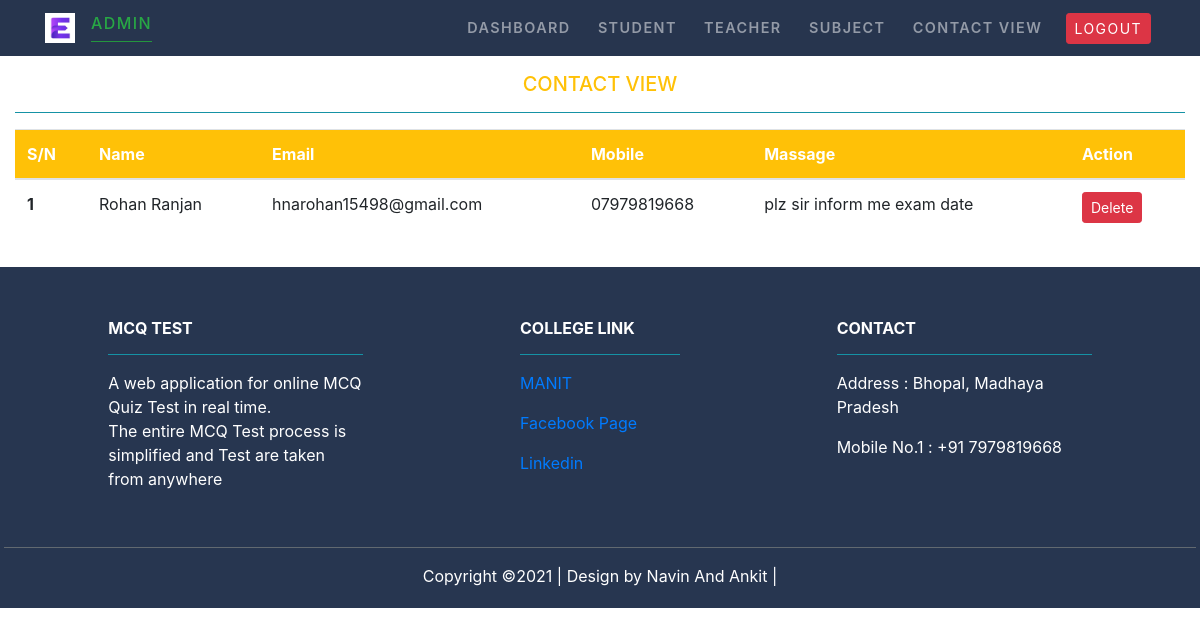
Before: /Admindcontact/ with the older database file.
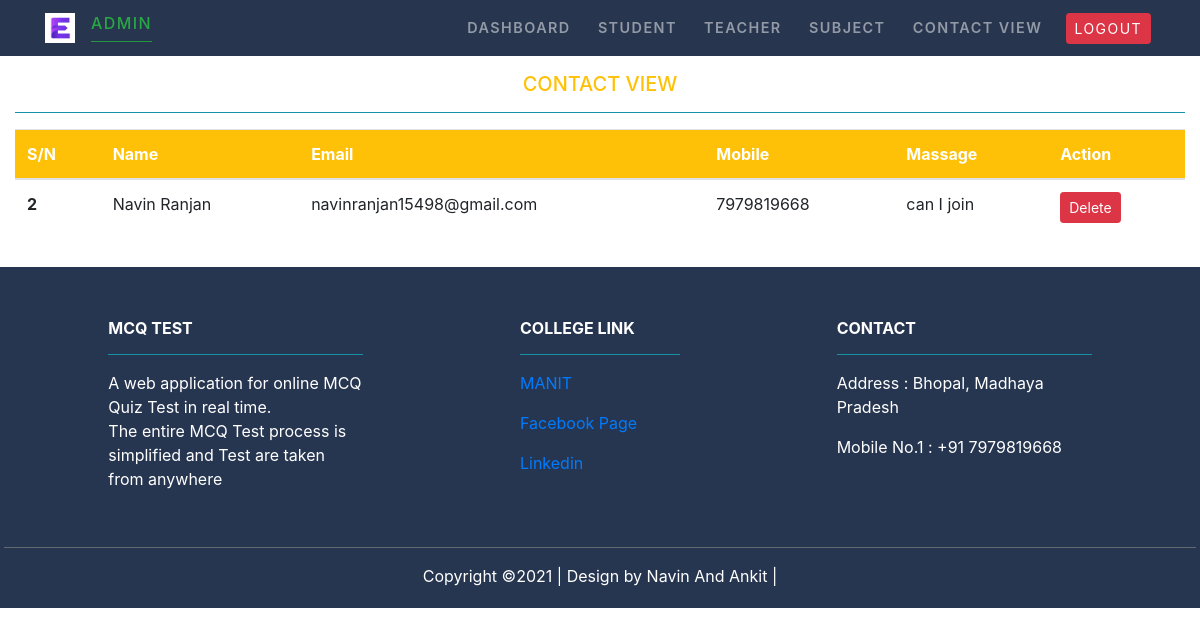
After: the same page with the newer database file.
### MCQ_Test/models.py (models this page shows)
class Contacts(models.Model):
    name= models.CharField(max_length=50)
    email=models.EmailField(max_length=50)
    phone_no= models.CharField(max_length=13)
    massege= models.CharField(max_length=200)

### MCQ_Test/views.py (the view)
# urls.py: path('Admindcontact/', views.admin_contact,name="admincontact"),
def admin_contact(request):
    con=Contacts.objects.all()
    return render(request,'MCQ_Test/admincontact.html',{'cont':con})

### MCQ_Test/templates/MCQ_Test/admincontact.html (shortened to what this page needs)
{% extends 'MCQ_Test/adminbase.html' %}
{% load static %}
{% block content %}
<div class="py-3">
<div class=" container-fluid">
<div class="text-center text-warning">
<h5>CONTACT VIEW</h5>
<hr class="bg-info">
</div>
{% if cont %}
<table class="table">
  <thead class="bg-warning text-white">
    <tr>
      <th scope="col">S/N</th>
      <th scope="col">Name</th>
      <th scope="col">Email</th>
      <th scope="col">Mobile</th>
      <th scope="col">Massage</th>
      <th scope="col">Action</th>
    </tr>
  </thead>
  <tbody>
  {% for con in cont %}
    <tr>
      <th scope="row">{{con.id}}</th>
      <td>{{con.name}}</td>
      <td>{{con.email}}</td>
      <td>{{con.phone_no}}</td>
      <td>{{con.massege}}</td>
      <td>
         <form action="{% url 'deletecontact' con.id %}" method="POST" class='d-inline'>
            <input type="submit" class="btn btn-danger btn-sm" value="Delete">
          </form>
      </td>
    </tr>
  {% endfor %}
  </tbody>
</table>
{% endif %}
</div>
</div>
{% endblock content %}

Changed rows visible on the page:
removed Contacts: id "1", name "Rohan Ranjan", email "hnarohan15498@gmail.com", phone_no "07979819668", massege "plz sir inform me exam date"
added Contacts: id "2", name "Navin Ranjan", email "navinranjan15498@gmail.com", phone_no "7979819668", massege "can I join"
